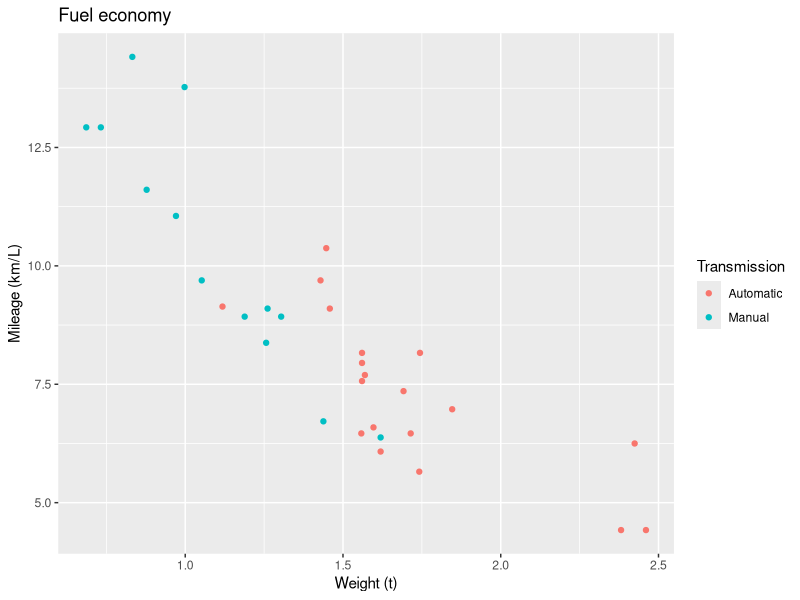

This chart was generated by the following R code:
## ---- chunk 1
library(tidyverse)
carnames <- rownames(mtcars)
mtcars <- as_tibble(mtcars) %>% mutate(car = carnames) %>% select(car, mpg, cyl, hp, wt, am)
## ---- chunk 2
library(tidyverse)
dataset <- mtcars %>% 
  mutate(wt = wt*0.45359,      # Convert lbs to tons
         mpg = mpg * 0.42514,  # Convert mpg to km/L
         Transmission = forcats::fct_recode(as.factor(am), 
                                            Automatic = "0", 
                                            Manual = "1")
    )

knitr::kable(
  head(dataset, 4), 
  caption = "The mtcars dataset contain data on 32 different cars. Here 4 rows are shown."
)
## ---- chunk 3
dataset %>%  
  ggplot(aes(x = wt, y = mpg, color = Transmission)) +
  geom_point() +
  labs(x = "Weight (t)", y = "Mileage (km/L)", title = "Fuel economy")
